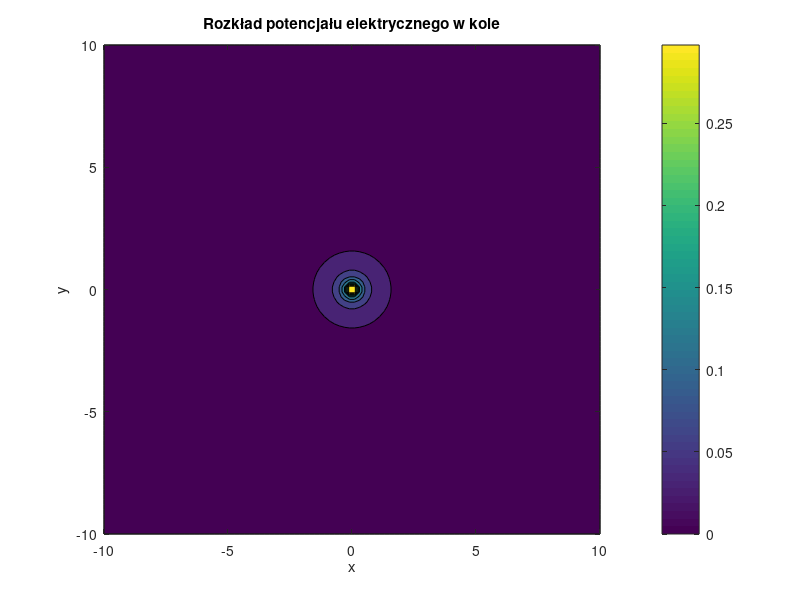
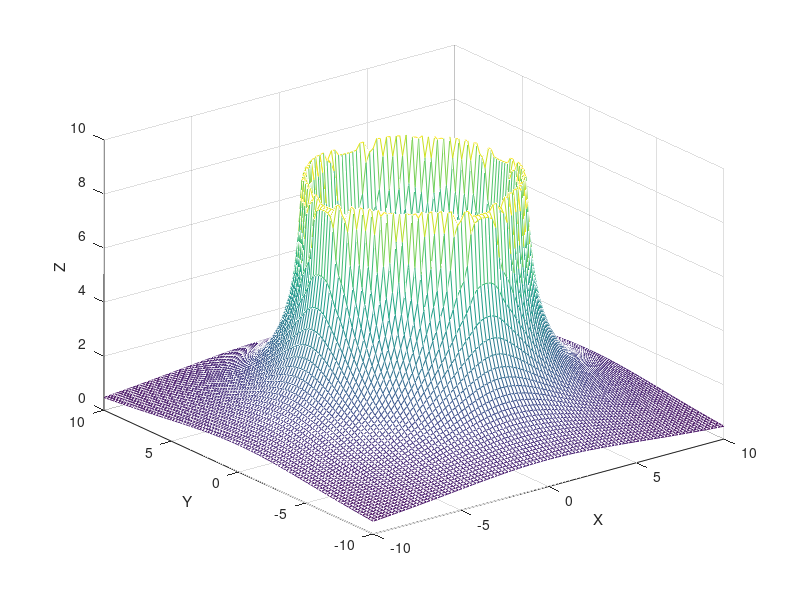
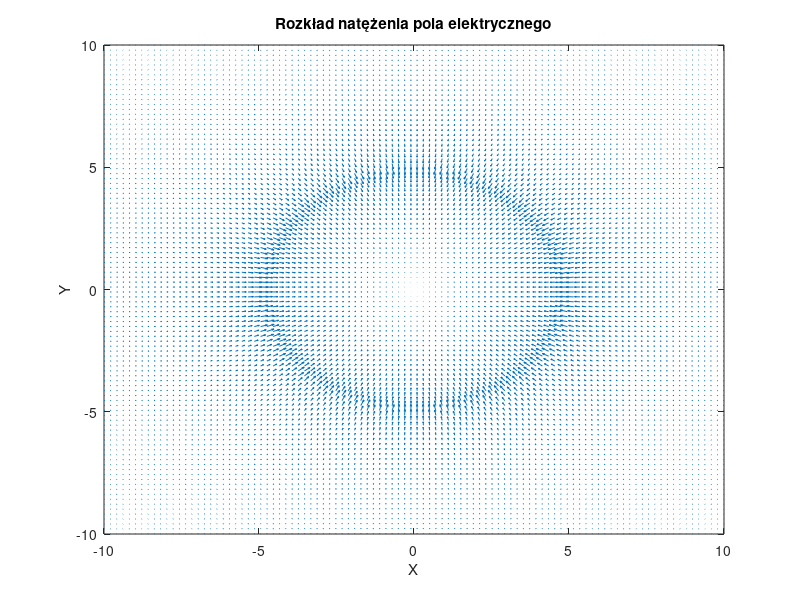
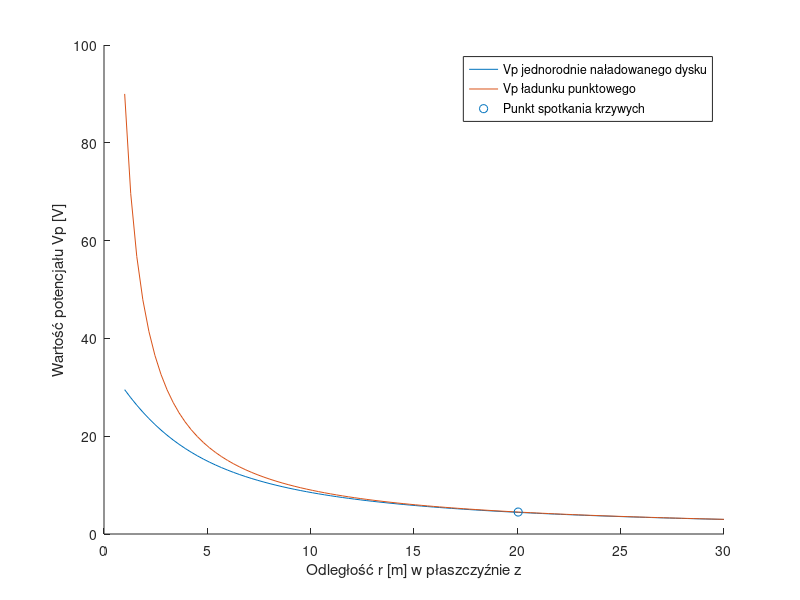

These figures' MATLAB source, in order:
%Projekt: pole elektryczne wokół naładowanego koła


%Parametry układu

% zakres osi 
x1 = -10;
x2 = 10;
y1 = -10;
y2 = 10;

% liczba punktów na jaką dzielimy koło
n = 100;

% promień koła
r = 5;

% pozycja
position = [0, 0];

% całkowity ładunek stałej gęstości powierzchniowej σ
charge = 10e-9;

% stała elektrostatyczna
k = 9e9;



%Podział koła

% powierzchnia pojedyńczego punktu
point_area = (x2-x1)/(n-1) * (y2-y1)/(n-1);

% pole koła
area = pi*r^2;

% obliczenie ile punktów zmieści się w kole
number_of_points = area/point_area;

% obliczenie ładunku pojedyńczego punktu
point_charge = charge/number_of_points;



%Stworzenie koła

% siatka
[X, Y] = meshgrid(linspace(x1, x2, n), linspace(y1, y2, n));

% wzór na koło
Z = (X-position(1)).^2 + (Y-position(2)).^2 - r^2;

% normalizacja
Z = abs(Z)./Z;

% transformacja żeby wnętrze koła było równe 1, a to co na zewnątrz równe 0
Z = (-Z+1)/2;

% wysokość koła ustawiamy na równą wartości pojedyńczego ładunku
Z = Z*point_charge;



%Oblicznie potencjału elektrycznego 

% Inicjalizacja tablicy na potencjał
phi_total = zeros(n, n);

for i = 1:numel(Z) % Pętla przechodząca przez wszystkie punkty siatki
    % Obecny punkt
    point = [X(i), Y(i)];

    % Odległość pomiędzy obecnym punktem, a środkiem koła
    radius = sqrt((point(1) - position(1))^2 + (point(2) -  position(2))^2);

    % Obliczenie potencjału wewnątrz koła
    phi_total(i) = k * Z(i) / radius; 
end



%Wykres potencjału elektrycznego

% Wyświetlanie wykresu potencjału
figure;
contourf(X, Y, phi_total);
colorbar;
title('Rozkład potencjału elektrycznego w kole');
xlabel('x');
ylabel('y');



%Oblicznie natężenia pola elektrycznego 

% inicjalizacja tablic 
E_x_total = zeros(n, n);
E_y_total = zeros(n, n);

for i = 1:numel(Z) % pętla przechodząca przez wszystkie puntky siatki
  % obecny punkt
  point = [X(i), Y(i)];

  % odległość pomiędzy obecnym punktem, a resztą punktów
  r_x = X-point(1);
  r_y = Y-point(2);

  % prawdziwa odległość pomiędzy obecnym punktem, a resztą punktów
  r_c = sqrt((r_x.^2 + r_y.^2));

  % siła pola elektrycznego wytwarzanego przez ten punkt (lokalizacja w tablicy) w bieżącym punkcie (ten powyżej)
  E_x = (k * Z .* r_x ./ r_c.^3);
  E_y = (k * Z .* r_y ./ r_c.^3);

  % we wzorze jest dzielenie przez 0 i powstaje trochę NaN, więc się ich pozbywamy
  E_x(i) = 0;
  E_y(i) = 0;

  % sumujemy wyniki wszystkich pól elektrycznych i otrzymujemy końcowe pole elektryczne działające na bieżący punkt
  E_x_total(i) = sum(E_x(:));
  E_y_total(i) = sum(E_y(:));
end

% sumujemy pole działające w kierunkach x i y dla wykresu 3d natężenia pola elektrycznego
E_total = sqrt(E_x_total.^2 + E_y_total.^2);



%Wyresy natężenia pola elektrycznego

% wykres 3D

% nie jestem pewien czy jest potrzebny bo mamy narysowac rozklady natezenia
% i potencjalu w plaszczyznie
figure;
mesh(X, Y, E_total)
%title('')
xlabel("X")
ylabel('Y')
zlabel("Z")

% wykres kierunków natężenia pola
figure;
quiver(X, Y, E_x_total, E_y_total)
title('Rozkład natężenia pola elektrycznego')
xlabel("X")
ylabel('Y')



%Zadanie 2.

% Promień koła
r = 5;

% Całościowy ładunek q
charge = 10e-9;

% Powierzchnia koła (dysku)
area = pi*r^2;

% Stała elektrostatyczna
k = 9*10^9;

% Przedział z, dla którego obliczamy potencjał
z = linspace(1, 30, 100);

% Powierzchniowa gęstość ładunku (mała sigma)
surface_charge_density = charge/area;

% Potencjał w odległości z dla ładunku punktowego
V = (k*charge)./z;

% Potencjał w odległości z dla jednorodnie naładowanego dysku
Vp = k*2*pi*surface_charge_density*(sqrt((z.^2)+(r^2))-sqrt(z.^2));

% Wykres
figure
hold on
plot(z, Vp)
plot(z, V)
scatter(z(66), V(66), MarkerFaceColor='black', MarkerEdgeColor='black', Marker='o')
hold off

% Legenda wykresu
%title('')
xlabel('Odległość r [m] w płaszczyźnie z')
ylabel('Wartość potencjału Vp [V]')
legend('Vp jednorodnie naładowanego dysku', 'Vp ładunku punktowego', 'Punkt spotkania krzywych')

% Mniej więcej dla odległości 20 metrów można uznać taki dysk za ładunek punktowy
